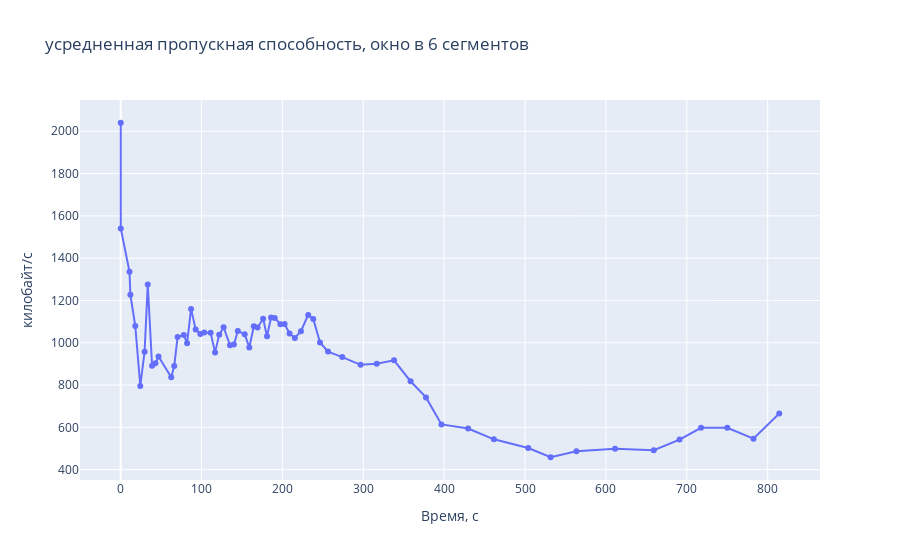

Notebook source saved alongside this figure:
### Markdown cell above
Пропускная способность в окне в 6 сегментов

### Code cell
W = 6 # window width
rates = []
times = []
N = len(df)
for i in range(N - W + 1):
    recieved = 0
    for k in range(W):
        id = i + k
        recieved += df["range_end"][id] - df["range_start"][id]
    timeLeft = df["response_complete"][i + W - 1] - df["request_start"][i]
    
    rates.append(recieved / timeLeft)
    times.append(df["request_start"][i + W // 2 - 1])
    
    fig = go.Figure()
fig.add_trace(go.Scatter(x = times, y = rates, mode = "lines+markers"))

fig.update_layout(xaxis_title="Время, с", yaxis_title="килобайт/с", title=f"усредненная пропускная способность, окно в 6 сегментов")
fig.write_image(f"images/rate.png")
fig.show()

### Figure 1 — Plotly figure (JSON) as saved in the notebook; plotly's stock layout.template omitted (floating-point values rounded to 4 significant figures)
{"data": [{"mode": "lines+markers", "type": "scatter", "x": [0.1397, 0.1816, 10.96, 12.03, 18.11, 24.29, 29.62, 33.53, 38.87, 43.02, 46.84, 62.57, 66.27, 70.4, 78.11, 82.16, 87.06, 92.78, 98.57, 103.4, 111.3, 116.8, 121.9, 127.3, 135.2, 140.0, 144.9, 153.3, 159.1, 164.7, 169.3, 176.2, 181.0, 186.0, 190.5, 197.5, 202.7, 208.8, 215.4, 222.9, 231.9, 238.2, 246.5, 256.4, 274.0, 296.7, 316.7, 338.0, 358.4, 377.6, 396.7, 429.6, 461.5, 504.0, 531.6, 563.5, 611.3, 659.2, 691.0, 717.6, 750.1, 782.4, 814.3], "y": [2040.0, 1541.0, 1335.0, 1227.0, 1079.0, 795.7, 957.9, 1275.0, 891.3, 902.9, 934.7, 837.2, 890.1, 1028.0, 1037.0, 998.1, 1160.0, 1063.0, 1041.0, 1048.0, 1047.0, 954.4, 1037.0, 1073.0, 987.7, 992.1, 1056.0, 1040.0, 977.8, 1078.0, 1072.0, 1114.0, 1031.0, 1119.0, 1117.0, 1088.0, 1089.0, 1044.0, 1023.0, 1055.0, 1132.0, 1113.0, 1001.0, 958.4, 932.3, 895.6, 901.1, 916.8, 818.0, 741.6, 614.0, 594.2, 543.3, 502.0, 458.6, 487.3, 498.9, 492.1, 542.3, 597.5, 597.9, 546.4, 665.7]}], "layout": {"title": {"text": "усредненная пропускная способность, окно в 6 сегментов"}, "xaxis": {"title": {"text": "Время, с"}}, "yaxis": {"title": {"text": "килобайт/с"}}}}
